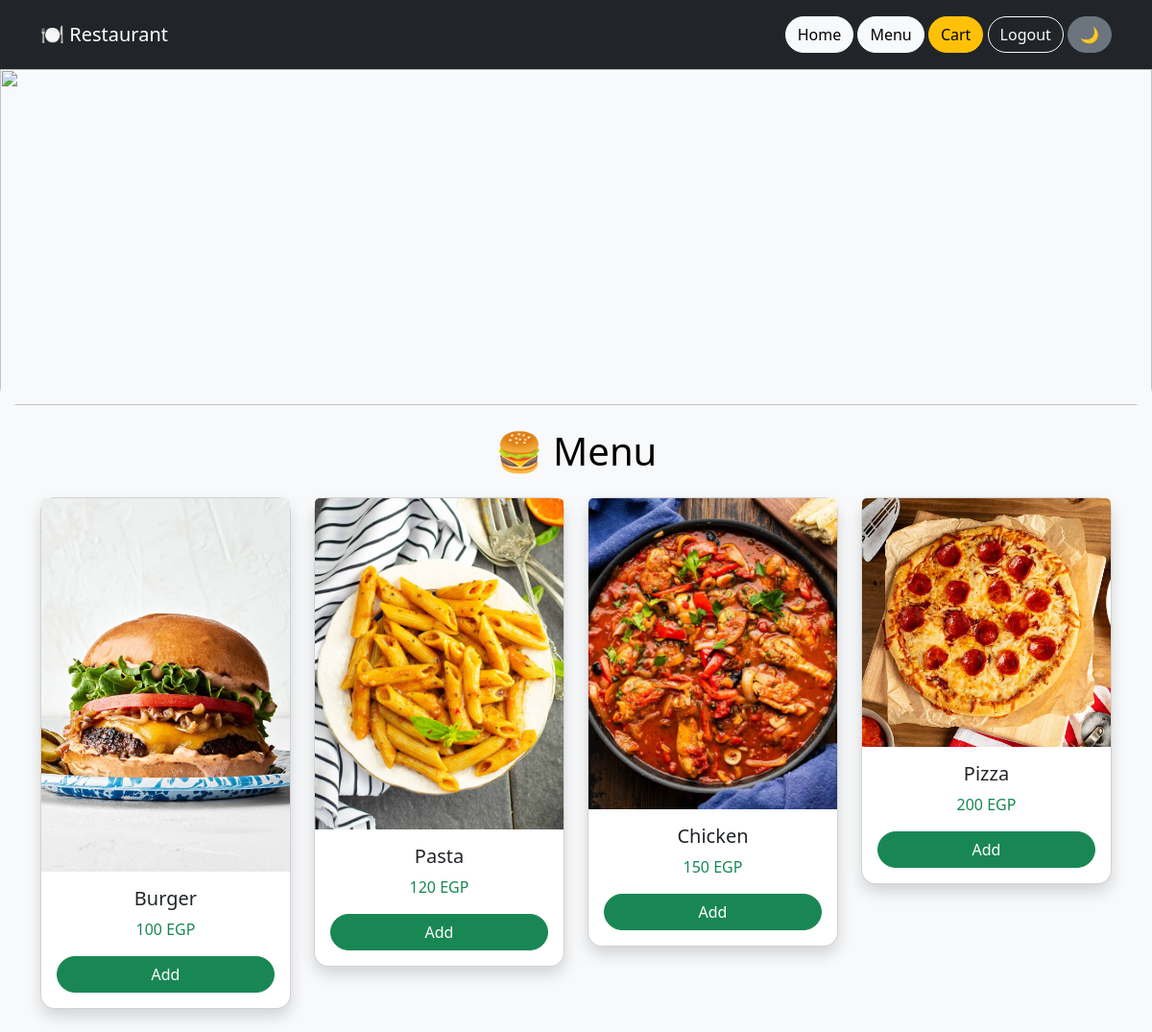
/menu (signed in), run on the app's committed database.
### tables this page shows
CREATE TABLE menu (
        id INTEGER PRIMARY KEY,
        name TEXT,
        price INTEGER,
        image TEXT
    );

### app.py (the view)
@app.route("/menu")
def menu_page():
    conn = get_db()
    c = conn.cursor()
    c.execute("SELECT * FROM menu")
    items = c.fetchall()
    conn.close()
    return render_template("menu.html", menu=items, user=session.get("user"))

### app.py (called while the page is built)
def get_db():
    conn = sqlite3.connect("database.db")
    conn.row_factory = sqlite3.Row
    return conn

### templates/menu.html
{% extends "base.html" %}
{% block content %}
<h1 class="text-center mb-4">🍔 Menu</h1>
<div class="row">
{% for item in menu %}
<div class="col-md-3">
<div class="card shadow mb-4">
<img src="{{ url_for('static', filename='uploads/' + item['image']) }}" class="card-img-top">
<div class="card-body text-center">
<h5>{{ item['name'] }}</h5>
<p class="text-success">{{ item['price'] }} EGP</p>
<a href="/add/{{ item['id'] }}" class="btn btn-success w-100">Add</a>
</div>
</div>
</div>
{% endfor %}
</div>
{% endblock %}

### templates/base.html (style rules this page uses)
body { transition:0.3s; }
.light-mode { background:#f8f9fa; color:black; }
.card { border-radius:15px; transition:0.3s; }
.btn { border-radius:20px; }

### data on the page
menu: image (picture), name "Burger", price "100"
menu: image (picture), name "Pasta", price "120"
menu: image (picture), name "Chicken", price "150"
menu: image (picture), name "Pizza", price "200"
